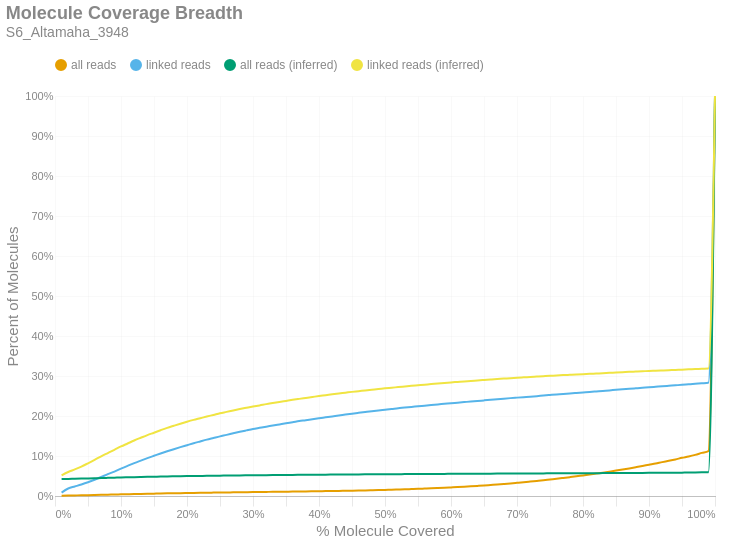

Notebook code cell kept with this figure:
### Markdown cell above
### Molecule Read Coverage
This chart shows molecule coverage breadth as computed by the number of bases aligned to that molecule. In other words, "*how much of each unique long molecule is actually sequenced/aligned?*" Keep in mind there is a distinction between sequences and alignments, since some sequences belonging to a particular molecule may not align well and wouldn't appear in the alignment data. This chart also shows molecule coverage breadth as computed by the *inferred fragment* from which the aligned sequences originate. Unlike read coverage, this calculation takes into account the total insert size, including unsequenced gaps between the forward and reverse reads. Like the previous figures, these are cumulative percents.

### Code cell
if SKIPLR:
    print_html(f"Skipped")
else:
    binned_df = consolidated_hist(valids['coverage_bp'], mask, 0.01, True)
    binned_df_inf = consolidated_hist(valids['coverage_inserts'], mask, 0.01, True)
    binned_df = binned_df.with_columns(pl.lit(binned_df_inf['all reads (cumsum)']).alias('all reads (inferred)'))
    binned_df = binned_df.with_columns(pl.lit(binned_df_inf['linked reads (cumsum)']).alias('linked reads (inferred)'))
    binned_df = binned_df.with_columns(
        (pl.col('bin').cast(pl.Float64) + 0.01).alias('right_edge')
    )

    with SafeRender(binned_df):
        (
            density_plot(binned_df, 'Molecule Coverage Breadth', samplename, 'molcov', ['all reads (inferred)','linked reads (inferred)'])
            .encode(
                #x=alt.X('bin:Q', title="% Molecule Covered").axis(format = '%').scale(padding=0),
                x=alt.X('right_edge:Q', title="% Molecule Covered").axis(format='%').scale(padding=0),
                y=alt.Y('value:Q', title='Percent of Molecules')
                    .axis(format='%')
                    .stack(False)
                    .scale(domainMin=0, padding=0),
                color=alt.Color("key:N").scale(domain = ["all reads", "linked reads", "all reads (inferred)", "linked reads (inferred)"]),
                tooltip = [
                    alt.Tooltip("key:N", title = "Data Type"),
                    alt.Tooltip("range_label:N", title="% Molecule Covered"),
                    alt.Tooltip("value:Q", format = ".2%", title="% Molecules")
                ]
            )
        ).display()

### Figure 1 — Vega-Lite specification as saved in the notebook (floating-point values rounded to 4 significant figures)
{"width": "container", "height": 400, "config": {"title": {"anchor": "start", "dy": -15, "fontSize": 18, "color": "#888888", "subtitleColor": "#888888", "subtitleFontSize": 14}, "arc": {"fill": "#0072B2"}, "axis": {"domainColor": "#888888", "domainWidth": 0.5, "gridWidth": 0.2, "grid": false, "titleFontWeight": 400, "titleFontSize": 15, "labelFontSize": 11, "labelColor": "#888888", "tickColor": "#888888", "tickWidth": 0.2, "titleColor": "#888888"}, "axisBand": {"grid": false}, "axisX": {"grid": true, "tickSize": 10, "domainCap": "round"}, "axisY": {"domain": false, "grid": true, "tickSize": 0, "domainCap": "round"}, "background": "transparent", "header": {"labelFontSize": 15, "labelColor": "#888888", "titleFontSize": 15, "titleFontWeight": 600, "titleColor": "#888888"}, "legend": {"labelFont": "sans-serif", "labelFontSize": 12, "labelColor": "#888888", "symbolSize": 100, "symbolType": "circle", "titleFontSize": 12, "titlePadding": 10, "titleColor": "#888888", "title": null, "orient": "top"}, "range": {"category": ["#E69F00", "#56B4E9", "#009E73", "#F0E442", "#0072B2", "#D55E00", "#CC79A7", "#000000"], "diverging": ["#cfe8f3", "#a2d4ec", "#73bfe2", "#46abdb", "#1696d2", "#12719e"]}, "area": {"fill": "#0072B2", "fillOpacity": 0.7, "line": true, "strokeOpacity": 0.7}, "line": {"color": "#0072B2", "stroke": "#0072B2", "strokeWidth": 2}, "trail": {"color": "#0072B2", "stroke": "#0072B2", "strokeWidth": 0, "size": 1}, "point": {"filled": true, "fillOpacity": 1.0, "size": 95}, "text": {"color": "#888888", "fontSize": 11, "align": "right", "fontWeight": 400, "size": 11}, "bar": {"fill": "#0072B2", "stroke": null}, "view": {"stroke": null, "continuousWidth": 660, "continuousHeight": 400}}, "data": {"name": "data-fa8a00eaa8f0ea14ea535bb4a8b7d927"}, "mark": {"type": "line", "interpolate": "monotone", "point": {"opacity": 0, "size": 275}}, "encoding": {"color": {"field": "key", "scale": {"domain": ["all reads", "linked reads", "all reads (inferred)", "linked reads (inferred)"]}, "type": "nominal"}, "tooltip": [{"field": "key", "title": "Data Type", "type": "nominal"}, {"field": "range_label", "title": "% Molecule Covered", "type": "nominal"}, {"field": "value", "format": ".2%", "title": "% Molecules", "type": "quantitative"}], "x": {"axis": {"format": "%"}, "field": "right_edge", "scale": {"padding": 0}, "title": "% Molecule Covered", "type": "quantitative"}, "y": {"axis": {"format": "%"}, "field": "value", "scale": {"domainMin": 0, "padding": 0}, "stack": false, "title": "Percent of Molecules", "type": "quantitative"}}, "params": [{"name": "param_c36ac31b6afebe62", "select": {"type": "point", "fields": ["key"]}, "bind": "legend"}], "title": {"text": "Molecule Coverage Breadth", "subtitle": "S6_Altamaha_3948"}, "transform": [{"fold": ["all reads (cumsum)", "linked reads (cumsum)", "all reads (inferred)", "linked reads (inferred)"]}, {"calculate": "replace(datum.key, ' (cumsum)', '')", "as": "key"}, {"filter": {"param": "param_c36ac31b6afebe62"}}], "usermeta": {"embedOptions": {"downloadFileName": "S6_Altamaha_3948.molcov"}}, "$schema": "https://vega.github.io/schema/vega-lite/v6.1.0.json", "datasets": {"data-fa8a00eaa8f0ea14ea535bb4a8b7d927": [{"bin": "0.0", "interval": "0.0-0.01", "all reads": 0.0005298, "linked reads": 0.008368, "all reads (cumsum)": 0.0005298, "linked reads (cumsum)": 0.008368, "range_label": "0.0-0.01", "all reads (inferred)": 0.04231, "linked reads (inferred)": 0.05153, "right_edge": 0.01}, {"bin": "0.01", "interval": "0.01-0.02", "all reads": 0.0006228, "linked reads": 0.01042, "all reads (cumsum)": 0.001153, "linked reads (cumsum)": 0.01879, "range_label": "0.01-0.02", "all reads (inferred)": 0.04278, "linked reads (inferred)": 0.06003, "right_edge": 0.02}, {"bin": "0.02", "interval": "0.02-0.03", "all reads": 0.0003078, "linked reads": 0.004945, "all reads (cumsum)": 0.00146, "linked reads (cumsum)": 0.02373, "range_label": "0.02-0.03", "all reads (inferred)": 0.04314, "linked reads (inferred)": 0.06643, "right_edge": 0.03}, {"bin": "0.03", "interval": "0.03-0.04", "all reads": 0.0003085, "linked reads": 0.004976, "all reads (cumsum)": 0.001769, "linked reads (cumsum)": 0.02871, "range_label": "0.03-0.04", "all reads (inferred)": 0.04354, "linked reads (inferred)": 0.07356, "right_edge": 0.04}, {"bin": "0.04", "interval": "0.04-0.05", "all reads": 0.0003322, "linked reads": 0.005577, "all reads (cumsum)": 0.002101, "linked reads (cumsum)": 0.03428, "range_label": "0.04-0.05", "all reads (inferred)": 0.044, "linked reads (inferred)": 0.08178, "right_edge": 0.05}, {"bin": "0.05", "interval": "0.05-0.06", "all reads": 0.0003754, "linked reads": 0.006258, "all reads (cumsum)": 0.002476, "linked reads (cumsum)": 0.04054, "range_label": "0.05-0.06", "all reads (inferred)": 0.04447, "linked reads (inferred)": 0.09028, "right_edge": 0.06}, {"bin": "0.06", "interval": "0.06-0.07", "all reads": 0.0003972, "linked reads": 0.006878, "all reads (cumsum)": 0.002874, "linked reads (cumsum)": 0.04742, "range_label": "0.06-0.07", "all reads (inferred)": 0.04497, "linked reads (inferred)": 0.09934, "right_edge": 0.07}, {"bin": "0.07", "interval": "0.07-0.08", "all reads": 0.000417, "linked reads": 0.007233, "all reads (cumsum)": 0.003291, "linked reads (cumsum)": 0.05465, "range_label": "0.07-0.08", "all reads (inferred)": 0.04542, "linked reads (inferred)": 0.1074, "right_edge": 0.08}, {"bin": "0.08", "interval": "0.08-0.09", "all reads": 0.0003705, "linked reads": 0.006473, "all reads (cumsum)": 0.003661, "linked reads (cumsum)": 0.06113, "range_label": "0.08-0.09", "all reads (inferred)": 0.04586, "linked reads (inferred)": 0.1155, "right_edge": 0.09}, {"bin": "0.09", "interval": "0.09-0.1", "all reads": 0.0004235, "linked reads": 0.00727, "all reads (cumsum)": 0.004085, "linked reads (cumsum)": 0.0684, "range_label": "0.09-0.1", "all reads (inferred)": 0.04631, "linked reads (inferred)": 0.1239, "right_edge": 0.1}, {"bin": "0.1", "interval": "0.1-0.11", "all reads": 0.0003978, "linked reads": 0.006951, "all reads (cumsum)": 0.004483, "linked reads (cumsum)": 0.07535, "range_label": "0.1-0.11", "all reads (inferred)": 0.04672, "linked reads (inferred)": 0.1313, "right_edge": 0.11}, {"bin": "0.11", "interval": "0.11-0.12", "all reads": 0.0003949, "linked reads": 0.006963, "all reads (cumsum)": 0.004877, "linked reads (cumsum)": 0.08231, "range_label": "0.11-0.12", "all reads (inferred)": 0.04713, "linked reads (inferred)": 0.1387, "right_edge": 0.12}, {"bin": "0.12", "interval": "0.12-0.13", "all reads": 0.0003592, "linked reads": 0.006258, "all reads (cumsum)": 0.005237, "linked reads (cumsum)": 0.08857, "range_label": "0.12-0.13", "all reads (inferred)": 0.04751, "linked reads (inferred)": 0.1456, "right_edge": 0.13}, {"bin": "0.13", "interval": "0.13-0.14", "all reads": 0.0003455, "linked reads": 0.006068, "all reads (cumsum)": 0.005582, "linked reads (cumsum)": 0.09464, "range_label": "0.13-0.14", "all reads (inferred)": 0.04787, "linked reads (inferred)": 0.1522, "right_edge": 0.14}, {"bin": "0.14", "interval": "0.14-0.15", "all reads": 0.0003351, "linked reads": 0.005847, "all reads (cumsum)": 0.005917, "linked reads (cumsum)": 0.1005, "range_label": "0.14-0.15", "all reads (inferred)": 0.0482, "linked reads (inferred)": 0.1582, "right_edge": 0.15}, {"bin": "0.15", "interval": "0.15-0.16", "all reads": 0.0003328, "linked reads": 0.005798, "all reads (cumsum)": 0.00625, "linked reads (cumsum)": 0.1063, "range_label": "0.15-0.16", "all reads (inferred)": 0.04853, "linked reads (inferred)": 0.1644, "right_edge": 0.16}, {"bin": "0.16", "interval": "0.16-0.17", "all reads": 0.0003137, "linked reads": 0.005491, "all reads (cumsum)": 0.006564, "linked reads (cumsum)": 0.1118, "range_label": "0.16-0.17", "all reads (inferred)": 0.04886, "linked reads (inferred)": 0.1703, "right_edge": 0.17}, {"bin": "0.17", "interval": "0.17-0.18", "all reads": 0.0003016, "linked reads": 0.005295, "all reads (cumsum)": 0.006865, "linked reads (cumsum)": 0.1171, "range_label": "0.17-0.18", "all reads (inferred)": 0.04915, "linked reads (inferred)": 0.1756, "right_edge": 0.18}, {"bin": "0.18", "interval": "0.18-0.19", "all reads": 0.0002925, "linked reads": 0.005135, "all reads (cumsum)": 0.007158, "linked reads (cumsum)": 0.1222, "range_label": "0.18-0.19", "all reads (inferred)": 0.04943, "linked reads (inferred)": 0.1808, "right_edge": 0.19}, {"bin": "0.19", "interval": "0.19-0.2", "all reads": 0.0002786, "linked reads": 0.004878, "all reads (cumsum)": 0.007437, "linked reads (cumsum)": 0.1271, "range_label": "0.19-0.2", "all reads (inferred)": 0.0497, "linked reads (inferred)": 0.1856, "right_edge": 0.2}, {"bin": "0.2", "interval": "0.2-0.21", "all reads": 0.0002799, "linked reads": 0.004841, "all reads (cumsum)": 0.007716, "linked reads (cumsum)": 0.1319, "range_label": "0.2-0.21", "all reads (inferred)": 0.04996, "linked reads (inferred)": 0.1902, "right_edge": 0.21}, {"bin": "0.21", "interval": "0.21-0.22", "all reads": 0.0002649, "linked reads": 0.004516, "all reads (cumsum)": 0.007981, "linked reads (cumsum)": 0.1364, "range_label": "0.21-0.22", "all reads (inferred)": 0.05019, "linked reads (inferred)": 0.1945, "right_edge": 0.22}, {"bin": "0.22", "interval": "0.22-0.23", "all reads": 0.0002558, "linked reads": 0.004442, "all reads (cumsum)": 0.008237, "linked reads (cumsum)": 0.1409, "range_label": "0.22-0.23", "all reads (inferred)": 0.05042, "linked reads (inferred)": 0.1987, "right_edge": 0.23}, {"bin": "0.23", "interval": "0.23-0.24", "all reads": 0.0002363, "linked reads": 0.004104, "all reads (cumsum)": 0.008473, "linked reads (cumsum)": 0.145, "range_label": "0.23-0.24", "all reads (inferred)": 0.05064, "linked reads (inferred)": 0.2026, "right_edge": 0.24}, {"bin": "0.24", "interval": "0.24-0.25", "all reads": 0.0002363, "linked reads": 0.004092, "all reads (cumsum)": 0.00871, "linked reads (cumsum)": 0.1491, "range_label": "0.24-0.25", "all reads (inferred)": 0.05086, "linked reads (inferred)": 0.2067, "right_edge": 0.25}, {"bin": "0.25", "interval": "0.25-0.26", "all reads": 0.0002204, "linked reads": 0.003681, "all reads (cumsum)": 0.00893, "linked reads (cumsum)": 0.1528, "range_label": "0.25-0.26", "all reads (inferred)": 0.05106, "linked reads (inferred)": 0.2103, "right_edge": 0.26}, {"bin": "0.26", "interval": "0.26-0.27", "all reads": 0.0002428, "linked reads": 0.003951, "all reads (cumsum)": 0.009173, "linked reads (cumsum)": 0.1567, "range_label": "0.26-0.27", "all reads (inferred)": 0.05126, "linked reads (inferred)": 0.2139, "right_edge": 0.27}, {"bin": "0.27", "interval": "0.27-0.28", "all reads": 0.0002305, "linked reads": 0.003792, "all reads (cumsum)": 0.009403, "linked reads (cumsum)": 0.1605, "range_label": "0.27-0.28", "all reads (inferred)": 0.05145, "linked reads (inferred)": 0.2174, "right_edge": 0.28}, {"bin": "0.28", "interval": "0.28-0.29", "all reads": 0.0002165, "linked reads": 0.003522, "all reads (cumsum)": 0.00962, "linked reads (cumsum)": 0.164, "range_label": "0.28-0.29", "all reads (inferred)": 0.05163, "linked reads (inferred)": 0.2205, "right_edge": 0.29}, {"bin": "0.29", "interval": "0.29-0.3", "all reads": 0.0002197, "linked reads": 0.003442, "all reads (cumsum)": 0.009839, "linked reads (cumsum)": 0.1675, "range_label": "0.29-0.3", "all reads (inferred)": 0.05181, "linked reads (inferred)": 0.2237, "right_edge": 0.3}, {"bin": "0.3", "interval": "0.3-0.31", "all reads": 0.0002025, "linked reads": 0.002957, "all reads (cumsum)": 0.01004, "linked reads (cumsum)": 0.1704, "range_label": "0.3-0.31", "all reads (inferred)": 0.05197, "linked reads (inferred)": 0.2265, "right_edge": 0.31}, {"bin": "0.31", "interval": "0.31-0.32", "all reads": 0.0001979, "linked reads": 0.002939, "all reads (cumsum)": 0.01024, "linked reads (cumsum)": 0.1734, "range_label": "0.31-0.32", "all reads (inferred)": 0.05214, "linked reads (inferred)": 0.2297, "right_edge": 0.32}, {"bin": "0.32", "interval": "0.32-0.33", "all reads": 0.0001908, "linked reads": 0.002724, "all reads (cumsum)": 0.01043, "linked reads (cumsum)": 0.1761, "range_label": "0.32-0.33", "all reads (inferred)": 0.0523, "linked reads (inferred)": 0.2324, "right_edge": 0.33}, {"bin": "0.33", "interval": "0.33-0.34", "all reads": 0.0002028, "linked reads": 0.00289, "all reads (cumsum)": 0.01063, "linked reads (cumsum)": 0.179, "range_label": "0.33-0.34", "all reads (inferred)": 0.05245, "linked reads (inferred)": 0.2351, "right_edge": 0.34}, {"bin": "0.34", "interval": "0.34-0.35", "all reads": 0.0002148, "linked reads": 0.002908, "all reads (cumsum)": 0.01085, "linked reads (cumsum)": 0.1819, "range_label": "0.34-0.35", "all reads (inferred)": 0.0526, "linked reads (inferred)": 0.2377, "right_edge": 0.35}, {"bin": "0.35", "interval": "0.35-0.36", "all reads": 0.000207, "linked reads": 0.002595, "all reads (cumsum)": 0.01106, "linked reads (cumsum)": 0.1845, "range_label": "0.35-0.36", "all reads (inferred)": 0.05275, "linked reads (inferred)": 0.2404, "right_edge": 0.36}, {"bin": "0.36", "interval": "0.36-0.37", "all reads": 0.000223, "linked reads": 0.002773, "all reads (cumsum)": 0.01128, "linked reads (cumsum)": 0.1872, "range_label": "0.36-0.37", "all reads (inferred)": 0.05288, "linked reads (inferred)": 0.2428, "right_edge": 0.37}, {"bin": "0.37", "interval": "0.37-0.38", "all reads": 0.0002061, "linked reads": 0.002307, "all reads (cumsum)": 0.01148, "linked reads (cumsum)": 0.1896, "range_label": "0.37-0.38", "all reads (inferred)": 0.05302, "linked reads (inferred)": 0.2452, "right_edge": 0.38}, {"bin": "0.38", "interval": "0.38-0.39", "all reads": 0.0002389, "linked reads": 0.002503, "all reads (cumsum)": 0.01172, "linked reads (cumsum)": 0.1921, "range_label": "0.38-0.39", "all reads (inferred)": 0.05315, "linked reads (inferred)": 0.2475, "right_edge": 0.39}, {"bin": "0.39", "interval": "0.39-0.4", "all reads": 0.0002526, "linked reads": 0.00235, "all reads (cumsum)": 0.01198, "linked reads (cumsum)": 0.1944, "range_label": "0.39-0.4", "all reads (inferred)": 0.0533, "linked reads (inferred)": 0.2499, "right_edge": 0.4}, {"bin": "0.4", "interval": "0.4-0.41", "all reads": 0.0002438, "linked reads": 0.002276, "all reads (cumsum)": 0.01222, "linked reads (cumsum)": 0.1967, "range_label": "0.4-0.41", "all reads (inferred)": 0.05342, "linked reads (inferred)": 0.2521, "right_edge": 0.41}, {"bin": "0.41", "interval": "0.41-0.42", "all reads": 0.0002708, "linked reads": 0.002288, "all reads (cumsum)": 0.01249, "linked reads (cumsum)": 0.199, "range_label": "0.41-0.42", "all reads (inferred)": 0.05355, "linked reads (inferred)": 0.2544, "right_edge": 0.42}, {"bin": "0.42", "interval": "0.42-0.43", "all reads": 0.0002636, "linked reads": 0.002141, "all reads (cumsum)": 0.01275, "linked reads (cumsum)": 0.2011, "range_label": "0.42-0.43", "all reads (inferred)": 0.05367, "linked reads (inferred)": 0.2564, "right_edge": 0.43}, {"bin": "0.43", "interval": "0.43-0.44", "all reads": 0.0003, "linked reads": 0.002411, "all reads (cumsum)": 0.01305, "linked reads (cumsum)": 0.2035, "range_label": "0.43-0.44", "all reads (inferred)": 0.05379, "linked reads (inferred)": 0.2583, "right_edge": 0.44}, {"bin": "0.44", "interval": "0.44-0.45", "all reads": 0.000313, "linked reads": 0.002245, "all reads (cumsum)": 0.01337, "linked reads (cumsum)": 0.2058, "range_label": "0.44-0.45", "all reads (inferred)": 0.0539, "linked reads (inferred)": 0.2603, "right_edge": 0.45}, {"bin": "0.45", "interval": "0.45-0.46", "all reads": 0.0003293, "linked reads": 0.002141, "all reads (cumsum)": 0.0137, "linked reads (cumsum)": 0.2079, "range_label": "0.45-0.46", "all reads (inferred)": 0.05401, "linked reads (inferred)": 0.2621, "right_edge": 0.46}, {"bin": "0.46", "interval": "0.46-0.47", "all reads": 0.0003413, "linked reads": 0.002104, "all reads (cumsum)": 0.01404, "linked reads (cumsum)": 0.21, "range_label": "0.46-0.47", "all reads (inferred)": 0.05412, "linked reads (inferred)": 0.2639, "right_edge": 0.47}, {"bin": "0.47", "interval": "0.47-0.48", "all reads": 0.0003891, "linked reads": 0.002074, "all reads (cumsum)": 0.01443, "linked reads (cumsum)": 0.2121, "range_label": "0.47-0.48", "all reads (inferred)": 0.05422, "linked reads (inferred)": 0.2656, "right_edge": 0.48}, {"bin": "0.48", "interval": "0.48-0.49", "all reads": 0.0004121, "linked reads": 0.001884, "all reads (cumsum)": 0.01484, "linked reads (cumsum)": 0.214, "range_label": "0.48-0.49", "all reads (inferred)": 0.05432, "linked reads (inferred)": 0.2673, "right_edge": 0.49}, {"bin": "0.49", "interval": "0.49-0.5", "all reads": 0.00047, "linked reads": 0.001785, "all reads (cumsum)": 0.01531, "linked reads (cumsum)": 0.2158, "range_label": "0.49-0.5", "all reads (inferred)": 0.05444, "linked reads (inferred)": 0.2692, "right_edge": 0.5}, {"bin": "0.5", "interval": "0.5-0.51", "all reads": 0.0004297, "linked reads": 0.001798, "all reads (cumsum)": 0.01574, "linked reads (cumsum)": 0.2176, "range_label": "0.5-0.51", "all reads (inferred)": 0.05453, "linked reads (inferred)": 0.2707, "right_edge": 0.51}, {"bin": "0.51", "interval": "0.51-0.52", "all reads": 0.0004882, "linked reads": 0.001926, "all reads (cumsum)": 0.01623, "linked reads (cumsum)": 0.2195, "range_label": "0.51-0.52", "all reads (inferred)": 0.05463, "linked reads (inferred)": 0.2723, "right_edge": 0.52}, {"bin": "0.52", "interval": "0.52-0.53", "all reads": 0.0004934, "linked reads": 0.001522, "all reads (cumsum)": 0.01672, "linked reads (cumsum)": 0.221, "range_label": "0.52-0.53", "all reads (inferred)": 0.05473, "linked reads (inferred)": 0.2739, "right_edge": 0.53}, {"bin": "0.53", "interval": "0.53-0.54", "all reads": 0.0005623, "linked reads": 0.001681, "all reads (cumsum)": 0.01728, "linked reads (cumsum)": 0.2227, "range_label": "0.53-0.54", "all reads (inferred)": 0.05482, "linked reads (inferred)": 0.2754, "right_edge": 0.54}, {"bin": "0.54", "interval": "0.54-0.55", "all reads": 0.0005747, "linked reads": 0.001509, "all reads (cumsum)": 0.01786, "linked reads (cumsum)": 0.2242, "range_label": "0.54-0.55", "all reads (inferred)": 0.05492, "linked reads (inferred)": 0.2769, "right_edge": 0.55}, {"bin": "0.55", "interval": "0.55-0.56", "all reads": 0.0006449, "linked reads": 0.001632, "all reads (cumsum)": 0.0185, "linked reads (cumsum)": 0.2258, "range_label": "0.55-0.56", "all reads (inferred)": 0.05501, "linked reads (inferred)": 0.2783, "right_edge": 0.56}, {"bin": "0.56", "interval": "0.56-0.57", "all reads": 0.0006497, "linked reads": 0.001583, "all reads (cumsum)": 0.01915, "linked reads (cumsum)": 0.2274, "range_label": "0.56-0.57", "all reads (inferred)": 0.0551, "linked reads (inferred)": 0.2798, "right_edge": 0.57}, {"bin": "0.57", "interval": "0.57-0.58", "all reads": 0.0007336, "linked reads": 0.001528, "all reads (cumsum)": 0.01989, "linked reads (cumsum)": 0.2289, "range_label": "0.57-0.58", "all reads (inferred)": 0.0552, "linked reads (inferred)": 0.2813, "right_edge": 0.58}, {"bin": "0.58", "interval": "0.58-0.59", "all reads": 0.0007791, "linked reads": 0.001448, "all reads (cumsum)": 0.02066, "linked reads (cumsum)": 0.2304, "range_label": "0.58-0.59", "all reads (inferred)": 0.05529, "linked reads (inferred)": 0.2827, "right_edge": 0.59}, {"bin": "0.59", "interval": "0.59-0.6", "all reads": 0.0008464, "linked reads": 0.001509, "all reads (cumsum)": 0.02151, "linked reads (cumsum)": 0.2319, "range_label": "0.59-0.6", "all reads (inferred)": 0.05538, "linked reads (inferred)": 0.284, "right_edge": 0.6}, {"bin": "0.6", "interval": "0.6-0.61", "all reads": 0.0008581, "linked reads": 0.001393, "all reads (cumsum)": 0.02237, "linked reads (cumsum)": 0.2333, "range_label": "0.6-0.61", "all reads (inferred)": 0.05546, "linked reads (inferred)": 0.2852, "right_edge": 0.61}, {"bin": "0.61", "interval": "0.61-0.62", "all reads": 0.0009241, "linked reads": 0.001442, "all reads (cumsum)": 0.02329, "linked reads (cumsum)": 0.2347, "range_label": "0.61-0.62", "all reads (inferred)": 0.05555, "linked reads (inferred)": 0.2865, "right_edge": 0.62}, {"bin": "0.62", "interval": "0.62-0.63", "all reads": 0.0009738, "linked reads": 0.001479, "all reads (cumsum)": 0.02427, "linked reads (cumsum)": 0.2362, "range_label": "0.62-0.63", "all reads (inferred)": 0.05563, "linked reads (inferred)": 0.2876, "right_edge": 0.63}, {"bin": "0.63", "interval": "0.63-0.64", "all reads": 0.001022, "linked reads": 0.001295, "all reads (cumsum)": 0.02529, "linked reads (cumsum)": 0.2375, "range_label": "0.63-0.64", "all reads (inferred)": 0.05571, "linked reads (inferred)": 0.2889, "right_edge": 0.64}, {"bin": "0.64", "interval": "0.64-0.65", "all reads": 0.001074, "linked reads": 0.001528, "all reads (cumsum)": 0.02636, "linked reads (cumsum)": 0.239, "range_label": "0.64-0.65", "all reads (inferred)": 0.0558, "linked reads (inferred)": 0.29, "right_edge": 0.65}, {"bin": "0.65", "interval": "0.65-0.66", "all reads": 0.001226, "linked reads": 0.001479, "all reads (cumsum)": 0.02759, "linked reads (cumsum)": 0.2405, "range_label": "0.65-0.66", "all reads (inferred)": 0.05588, "linked reads (inferred)": 0.2912, "right_edge": 0.66}, {"bin": "0.66", "interval": "0.66-0.67", "all reads": 0.001216, "linked reads": 0.001368, "all reads (cumsum)": 0.0288, "linked reads (cumsum)": 0.2419, "range_label": "0.66-0.67", "all reads (inferred)": 0.05597, "linked reads (inferred)": 0.2923, "right_edge": 0.67}, {"bin": "0.67", "interval": "0.67-0.68", "all reads": 0.001299, "linked reads": 0.001442, "all reads (cumsum)": 0.0301, "linked reads (cumsum)": 0.2433, "range_label": "0.67-0.68", "all reads (inferred)": 0.05605, "linked reads (inferred)": 0.2935, "right_edge": 0.68}, {"bin": "0.68", "interval": "0.68-0.69", "all reads": 0.001354, "linked reads": 0.001374, "all reads (cumsum)": 0.03146, "linked reads (cumsum)": 0.2447, "range_label": "0.68-0.69", "all reads (inferred)": 0.05613, "linked reads (inferred)": 0.2946, "right_edge": 0.69}, {"bin": "0.69", "interval": "0.69-0.7", "all reads": 0.001479, "linked reads": 0.001239, "all reads (cumsum)": 0.03294, "linked reads (cumsum)": 0.2459, "range_label": "0.69-0.7", "all reads (inferred)": 0.05622, "linked reads (inferred)": 0.2957, "right_edge": 0.7}, {"bin": "0.7", "interval": "0.7-0.71", "all reads": 0.001508, "linked reads": 0.001215, "all reads (cumsum)": 0.03445, "linked reads (cumsum)": 0.2471, "range_label": "0.7-0.71", "all reads (inferred)": 0.05629, "linked reads (inferred)": 0.2967, "right_edge": 0.71}, {"bin": "0.71", "interval": "0.71-0.72", "all reads": 0.001618, "linked reads": 0.001178, "all reads (cumsum)": 0.03606, "linked reads (cumsum)": 0.2483, "range_label": "0.71-0.72", "all reads (inferred)": 0.05637, "linked reads (inferred)": 0.2976, "right_edge": 0.72}, {"bin": "0.72", "interval": "0.72-0.73", "all reads": 0.001651, "linked reads": 0.001331, "all reads (cumsum)": 0.03771, "linked reads (cumsum)": 0.2497, "range_label": "0.72-0.73", "all reads (inferred)": 0.05645, "linked reads (inferred)": 0.2985, "right_edge": 0.73}, {"bin": "0.73", "interval": "0.73-0.74", "all reads": 0.001687, "linked reads": 0.00146, "all reads (cumsum)": 0.0394, "linked reads (cumsum)": 0.2511, "range_label": "0.73-0.74", "all reads (inferred)": 0.05653, "linked reads (inferred)": 0.2995, "right_edge": 0.74}, {"bin": "0.74", "interval": "0.74-0.75", "all reads": 0.001882, "linked reads": 0.00138, "all reads (cumsum)": 0.04128, "linked reads (cumsum)": 0.2525, "range_label": "0.74-0.75", "all reads (inferred)": 0.05661, "linked reads (inferred)": 0.3004, "right_edge": 0.75}, {"bin": "0.75", "interval": "0.75-0.76", "all reads": 0.001842, "linked reads": 0.001356, "all reads (cumsum)": 0.04313, "linked reads (cumsum)": 0.2539, "range_label": "0.75-0.76", "all reads (inferred)": 0.05669, "linked reads (inferred)": 0.3012, "right_edge": 0.76}, {"bin": "0.76", "interval": "0.76-0.77", "all reads": 0.001964, "linked reads": 0.001203, "all reads (cumsum)": 0.04509, "linked reads (cumsum)": 0.2551, "range_label": "0.76-0.77", "all reads (inferred)": 0.05676, "linked reads (inferred)": 0.3022, "right_edge": 0.77}, {"bin": "0.77", "interval": "0.77-0.78", "all reads": 0.002011, "linked reads": 0.00146, "all reads (cumsum)": 0.0471, "linked reads (cumsum)": 0.2565, "range_label": "0.77-0.78", "all reads (inferred)": 0.05684, "linked reads (inferred)": 0.3031, "right_edge": 0.78}, {"bin": "0.78", "interval": "0.78-0.79", "all reads": 0.002099, "linked reads": 0.001258, "all reads (cumsum)": 0.0492, "linked reads (cumsum)": 0.2578, "range_label": "0.78-0.79", "all reads (inferred)": 0.05692, "linked reads (inferred)": 0.3039, "right_edge": 0.79}, {"bin": "0.79", "interval": "0.79-0.8", "all reads": 0.002295, "linked reads": 0.001203, "all reads (cumsum)": 0.0515, "linked reads (cumsum)": 0.259, "range_label": "0.79-0.8", "all reads (inferred)": 0.05699, "linked reads (inferred)": 0.3047, "right_edge": 0.8}, {"bin": "0.8", "interval": "0.8-0.81", "all reads": 0.002146, "linked reads": 0.001172, "all reads (cumsum)": 0.05364, "linked reads (cumsum)": 0.2601, "range_label": "0.8-0.81", "all reads (inferred)": 0.05706, "linked reads (inferred)": 0.3054, "right_edge": 0.81}, {"bin": "0.81", "interval": "0.81-0.82", "all reads": 0.002354, "linked reads": 0.001307, "all reads (cumsum)": 0.05599, "linked reads (cumsum)": 0.2615, "range_label": "0.81-0.82", "all reads (inferred)": 0.05715, "linked reads (inferred)": 0.3062, "right_edge": 0.82}, {"bin": "0.82", "interval": "0.82-0.83", "all reads": 0.002412, "linked reads": 0.001331, "all reads (cumsum)": 0.05841, "linked reads (cumsum)": 0.2628, "range_label": "0.82-0.83", "all reads (inferred)": 0.05722, "linked reads (inferred)": 0.307, "right_edge": 0.83}, {"bin": "0.83", "interval": "0.83-0.84", "all reads": 0.002546, "linked reads": 0.001239, "all reads (cumsum)": 0.06095, "linked reads (cumsum)": 0.264, "range_label": "0.83-0.84", "all reads (inferred)": 0.05731, "linked reads (inferred)": 0.3078, "right_edge": 0.84}, {"bin": "0.84", "interval": "0.84-0.85", "all reads": 0.002568, "linked reads": 0.001472, "all reads (cumsum)": 0.06352, "linked reads (cumsum)": 0.2655, "range_label": "0.84-0.85", "all reads (inferred)": 0.05739, "linked reads (inferred)": 0.3086, "right_edge": 0.85}, {"bin": "0.85", "interval": "0.85-0.86", "all reads": 0.002675, "linked reads": 0.001282, "all reads (cumsum)": 0.0662, "linked reads (cumsum)": 0.2668, "range_label": "0.85-0.86", "all reads (inferred)": 0.05749, "linked reads (inferred)": 0.3095, "right_edge": 0.86}, {"bin": "0.86", "interval": "0.86-0.87", "all reads": 0.002828, "linked reads": 0.001196, "all reads (cumsum)": 0.06902, "linked reads (cumsum)": 0.268, "range_label": "0.86-0.87", "all reads (inferred)": 0.05758, "linked reads (inferred)": 0.3104, "right_edge": 0.87}, {"bin": "0.87", "interval": "0.87-0.88", "all reads": 0.002944, "linked reads": 0.001264, "all reads (cumsum)": 0.07197, "linked reads (cumsum)": 0.2692, "range_label": "0.87-0.88", "all reads (inferred)": 0.05767, "linked reads (inferred)": 0.3111, "right_edge": 0.88}, {"bin": "0.88", "interval": "0.88-0.89", "all reads": 0.003011, "linked reads": 0.001276, "all reads (cumsum)": 0.07498, "linked reads (cumsum)": 0.2705, "range_label": "0.88-0.89", "all reads (inferred)": 0.05775, "linked reads (inferred)": 0.3118, "right_edge": 0.89}, {"bin": "0.89", "interval": "0.89-0.9", "all reads": 0.003181, "linked reads": 0.001356, "all reads (cumsum)": 0.07816, "linked reads (cumsum)": 0.2719, "range_label": "0.89-0.9", "all reads (inferred)": 0.05785, "linked reads (inferred)": 0.3127, "right_edge": 0.9}, {"bin": "0.9", "interval": "0.9-0.91", "all reads": 0.00306, "linked reads": 0.001172, "all reads (cumsum)": 0.08122, "linked reads (cumsum)": 0.273, "range_label": "0.9-0.91", "all reads (inferred)": 0.05795, "linked reads (inferred)": 0.3132, "right_edge": 0.91}, {"bin": "0.91", "interval": "0.91-0.92", "all reads": 0.003514, "linked reads": 0.001153, "all reads (cumsum)": 0.08473, "linked reads (cumsum)": 0.2742, "range_label": "0.91-0.92", "all reads (inferred)": 0.05805, "linked reads (inferred)": 0.3139, "right_edge": 0.92}, {"bin": "0.92", "interval": "0.92-0.93", "all reads": 0.003239, "linked reads": 0.001258, "all reads (cumsum)": 0.08797, "linked reads (cumsum)": 0.2755, "range_label": "0.92-0.93", "all reads (inferred)": 0.05816, "linked reads (inferred)": 0.3145, "right_edge": 0.93}, {"bin": "0.93", "interval": "0.93-0.94", "all reads": 0.003471, "linked reads": 0.00127, "all reads (cumsum)": 0.09144, "linked reads (cumsum)": 0.2767, "range_label": "0.93-0.94", "all reads (inferred)": 0.05829, "linked reads (inferred)": 0.3153, "right_edge": 0.94}, {"bin": "0.94", "interval": "0.94-0.95", "all reads": 0.003937, "linked reads": 0.001245, "all reads (cumsum)": 0.09538, "linked reads (cumsum)": 0.278, "range_label": "0.94-0.95", "all reads (inferred)": 0.05842, "linked reads (inferred)": 0.3159, "right_edge": 0.95}, {"bin": "0.95", "interval": "0.95-0.96", "all reads": 0.003415, "linked reads": 0.00135, "all reads (cumsum)": 0.09879, "linked reads (cumsum)": 0.2793, "range_label": "0.95-0.96", "all reads (inferred)": 0.0586, "linked reads (inferred)": 0.3167, "right_edge": 0.96}, {"bin": "0.96", "interval": "0.96-0.97", "all reads": 0.004075, "linked reads": 0.001319, "all reads (cumsum)": 0.1029, "linked reads (cumsum)": 0.2806, "range_label": "0.96-0.97", "all reads (inferred)": 0.05876, "linked reads (inferred)": 0.3172, "right_edge": 0.97}, {"bin": "0.97", "interval": "0.97-0.98", "all reads": 0.00488, "linked reads": 0.001172, "all reads (cumsum)": 0.1077, "linked reads (cumsum)": 0.2818, "range_label": "0.97-0.98", "all reads (inferred)": 0.05906, "linked reads (inferred)": 0.318, "right_edge": 0.98}, {"bin": "0.98", "interval": "0.98-0.99", "all reads": 0.00468, "linked reads": 0.001417, "all reads (cumsum)": 0.1124, "linked reads (cumsum)": 0.2832, "range_label": "0.98-0.99", "all reads (inferred)": 0.05956, "linked reads (inferred)": 0.3186, "right_edge": 0.99}, {"bin": "0.99", "interval": "0.99-1.0", "all reads": 0.8876, "linked reads": 0.7168, "all reads (cumsum)": 1.0, "linked reads (cumsum)": 1.0, "range_label": "0.99-1.0", "all reads (inferred)": 1.0, "linked reads (inferred)": 1.0, "right_edge": 1.0}]}}
